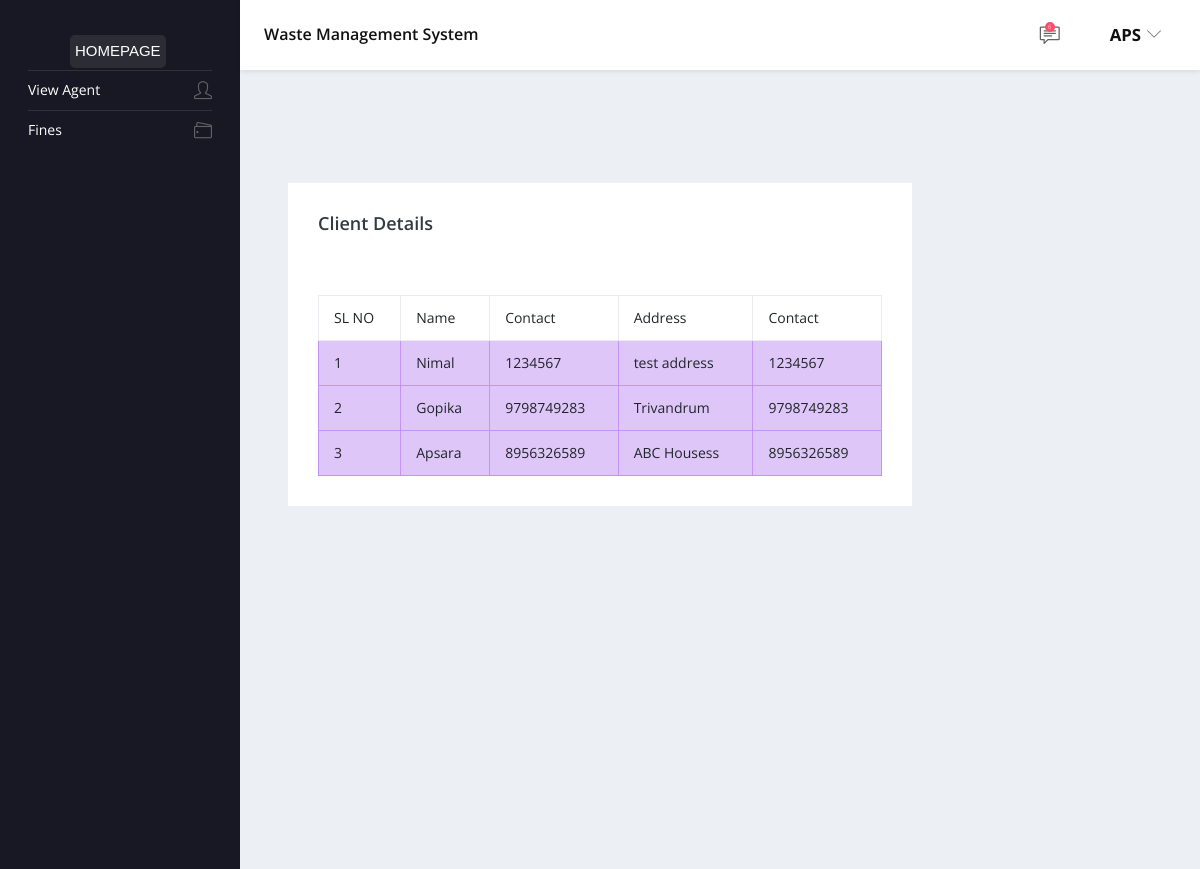
Page /clients/ (signed in) on the committed database.
### client_user/models.py (models this page shows, shortened)
class Client(models.Model):
    user = models.OneToOneField(User, on_delete=models.CASCADE,null=True)
    name = models.CharField(max_length=255)
    address = models.CharField(max_length=255)
    contact = models.CharField(max_length=15)
    username = models.CharField(max_length=255, null=True, blank=True)
    location = models.TextField(null=True)
    latitude = models.TextField(null=True)
    longitude = models.TextField(null=True)
    usertype = models.CharField(max_length=10, default='client')

### admin_user/views.py (the view)
# urls.py: path('clients/', views.clients, name='clients'),
@login_required(login_url='/')
def clients(request):
    clients = Client.objects.all()
    total_clients = clients.count()
    context = {'clients': clients, 'total_clients': total_clients }
    return render(request, 'main_pages/sub_pages/client/clientview.html', context)

### agent_user/models.py (called while the page is built)
    def __str__(self):
        return self.name

### client_user/context_processors.py (called while the page is built)
def getNotifications(request):
    if(request.user.is_authenticated):
        if(hasattr(request.user, 'client')):
            notifications = Notification.objects.filter(client=request.user.client).order_by('-id')
        else:
            notifications={}
    else:
        notifications={}
    return {
        'notifications': notifications
    }

### templates/main_pages/sub_pages/client/clientview.html (shortened to what this page needs)
{% extends "main_pages/base.html" %}
{% block content %}
        <div class="main-panel">
          <div class="content-wrapper">
            <div class="row">
              <div class="col-lg-12 stretch-card grid-margin">
                <div class="card">
                  <div class="card-body">
                    <h4 class="card-title">Client details</h4>
                    <br>
                    <br>
                    {% if clients %}
                    <table class="table table-bordered">
                      <thead>
                        <tr>
                          <th> SL NO</th>
                          <th>  Name </th>
                          <th> Contact </th>
                          <th> Address </th>
                          <th> Contact </th>
                        </tr>
                      </thead>
                      {% for client in clients %}
                        <tr class="table-info">
                          <td>{{forloop.counter}}</td>
                          <td> {{client.name}} </td>
                          <td> {{client.contact}} </td>
                          <td> {{client.address}} </td>
                          <td> {{client.contact}} </td>
                        </tr>
                      {% endfor %}
                       {% endif %}
                    </table>
                  </div>
                </div>
              </div>
            </div>
          </div>
          {% endblock %}

### templates/main_pages/base.html (shortened to what this page needs)
{% load static %}
<!DOCTYPE html>
<html lang="en">
  <head>
    <link rel="stylesheet" href="{% static "dash_css/vendors/simple-line-icons/css/simple-line-icons.css" %}">
    <link rel="stylesheet" href="{% static "dash_css/vendors/flag-icon-css/css/flag-icon.min.css" %}">
    <link rel="stylesheet" href="{% static "dash_css/vendors/css/vendor.bundle.base.css" %}">
    <link rel="stylesheet" href="{% static "dash_css/vendors/daterangepicker/daterangepicker.css" %}">
    <link rel="stylesheet" href="{% static "dash_css/vendors/chartist/chartist.min.css" %}">
    <link rel="stylesheet" href="{% static "dash_css/css/style.css" %}">
  </head>
  <body>
  <div class="container-scroller">
    <nav class="navbar default-layout-navbar col-lg-12 col-12 p-0 fixed-top d-flex flex-row">
      <div class="navbar-brand-wrapper d-flex align-items-center">
        {% if request.user.is_authenticated %}
        <a class="navbar-brand brand-logo"
        {% if request.user.client %}
        href="{% url "client_homepage" %}"
        {% elif request.user.agent %}
        href="{% url "agent_homepage" %}"
        {% elif request.user.is_staff %}
        href="{% url "admin_homepage" %}"
        {% endif %}>
        {% endif %}
          <p style="color: white;background-color: rgba(128, 128, 128, 0.184);padding:5px ;border-radius: 5px ;font-family:Arial, Helvetica, sans-serif;font-style:bolder;position:absolute;left:70px;">
              HOMEPAGE
          </p>
      </a>
      </div>
      <div class="navbar-menu-wrapper d-flex align-items-center flex-grow-1">
        <h5 class="mb-0 font-weight-medium d-none d-lg-flex">Waste Management System</h5>
        <ul class="navbar-nav navbar-nav-right ml-auto">
          {% if request.user.is_authenticated and request.user.client %}
          <li class="nav-item dropdown">
            <a class="nav-link count-indicator message-dropdown" id="messageDropdown" href="#" data-toggle="dropdown" aria-expanded="false">
                <i class="icon-speech"></i>
                <span class="count">{{ notifications.count }}</span>
            </a>
        </li>
{% endif %}
          <li class="nav-item dropdown d-none d-xl-inline-flex user-dropdown">
            <a class="nav-link dropdown-toggle" id="UserDropdown" href="#" data-toggle="dropdown" aria-expanded="false">
              <span class="font-weight-bold text-uppercase" style="font-size: 1.2em;">{{ user.username }}</span>
          </a>
          </li>
        </ul>
      </div>
    </nav>
    <div class="container-fluid page-body-wrapper">
      <nav class="sidebar sidebar-offcanvas" id="sidebar">
        <ul class="nav">
          {% if request.user.is_superuser %}
          <li class="nav-item">
            <a class="nav-link" data-toggle="collapse" href="#ui-basic" aria-expanded="false" aria-controls="ui-basic">
              <span class="menu-title">Members</span>
              <i class="icon-people menu-icon"></i>
            </a>
            <div class="collapse" id="ui-basic">
              <ul class="nav flex-column sub-menu">
                <li class="nav-item"> <a class="nav-link" href="{% url "clients" %}">Clients</a></li>
                <li class="nav-item"> <a class="nav-link" href="{% url "agents" %}">Agents</a></li>
              </ul>
            </div>
          </li>
          <li class="nav-item">
            <a class="nav-link" href="{% url "fines" %}">
              <span class="menu-title">Fines</span>
              <i class="icon-list menu-icon"></i>
            </a>
          </li>
          <li class="nav-item">
            <a class="nav-link" href="{% url "notify" %}">
              <span class="menu-title">Send Notifications</span>
              <i class="icon-envelope menu-icon"></i>
            </a>
          </li>
          <li class="nav-item">
            <a class="nav-link" href="{% url "receivedfines" %}">
              <span class="menu-title">Recieved Fines</span>
              <i class="icon-wallet menu-icon"></i>
            </a>
          </li>
          <li class="nav-item">
            <a class="nav-link" href="{% url "agentslocationadminview" %}">
              <span class="menu-title">View Agents Location</span>
              <i class="icon-location-pin menu-icon"></i>
            </a>
          </li>
          {% elif request.user.client %}
          <li class="nav-item">
            <a class="nav-link" href="{% url "view-agent-client" %}">
              <span class="menu-title">View Agent</span>
              <i class="icon-user menu-icon"></i>
            </a>
          </li>
          <li class="nav-item">
            <a class="nav-link" href="{% url "view-fines-user" %}">
              <span class="menu-title">Fines</span>
              <i class="icon-wallet menu-icon"></i>
            </a>
          </li>
          {% endif %}
        </ul>
      </nav>
      <div class="main-panel">
        <div class="content-wrapper">
          <div class="row purchace-popup">
          </div>
          {% block content %}
          {% endblock content %}
    </div>
  </div>
</body>
</html>

### rows in the picture
Client: name "Nimal", contact "1234567", address "test address"
Client: name "Gopika", contact "9798749283", address "Trivandrum"
Client: name "Apsara", contact "8956326589", address "ABC Housess"

### other values in the picture
{{ notifications.count }} "6"
{{ user.username }} "APS"
